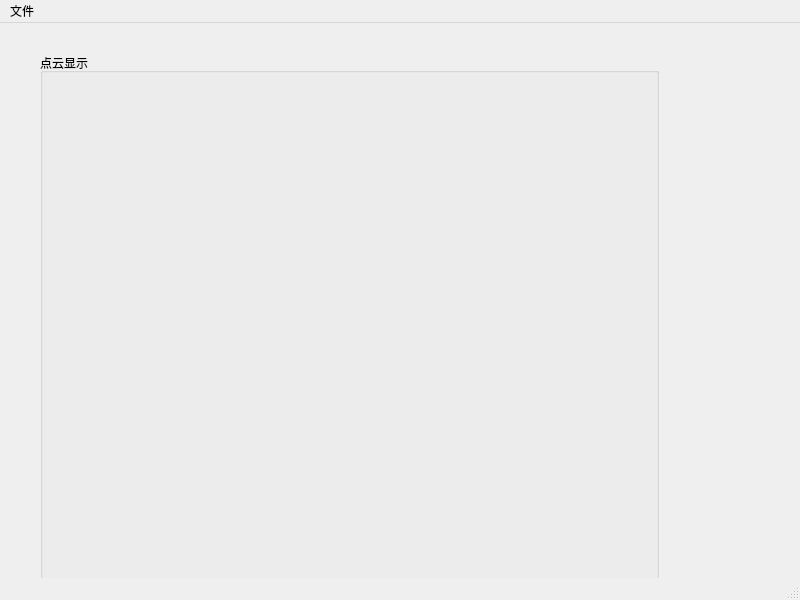
<?xml version="1.0" encoding="UTF-8"?>
<ui version="4.0">
 <class>MainWindow</class>
 <widget class="QMainWindow" name="MainWindow">
  <property name="geometry">
   <rect>
    <x>0</x>
    <y>0</y>
    <width>800</width>
    <height>600</height>
   </rect>
  </property>
  <property name="windowTitle">
   <string>MainWindow</string>
  </property>
  <widget class="QWidget" name="centralwidget">
   <widget class="QGroupBox" name="groupBox">
    <property name="geometry">
     <rect>
      <x>40</x>
      <y>30</y>
      <width>619</width>
      <height>538</height>
     </rect>
    </property>
    <property name="sizePolicy">
     <sizepolicy hsizetype="Expanding" vsizetype="Expanding">
      <horstretch>0</horstretch>
      <verstretch>0</verstretch>
     </sizepolicy>
    </property>
    <property name="title">
     <string>点云显示</string>
    </property>
    <layout class="QVBoxLayout" name="verticalLayout">
     <item>
      <widget class="QVTKOpenGLNativeWidget" name="qvtkWidget" native="true">
       <property name="sizePolicy">
        <sizepolicy hsizetype="Expanding" vsizetype="Expanding">
         <horstretch>0</horstretch>
         <verstretch>0</verstretch>
        </sizepolicy>
       </property>
      </widget>
     </item>
    </layout>
   </widget>
  </widget>
  <widget class="QMenuBar" name="menubar">
   <property name="geometry">
    <rect>
     <x>0</x>
     <y>0</y>
     <width>800</width>
     <height>22</height>
    </rect>
   </property>
   <widget class="QMenu" name="menu">
    <property name="title">
     <string>文件</string>
    </property>
    <addaction name="act_CrreatPoint"/>
   </widget>
   <addaction name="menu"/>
  </widget>
  <widget class="QStatusBar" name="statusbar"/>
  <action name="act_CrreatPoint">
   <property name="text">
    <string>创建点云</string>
   </property>
  </action>
 </widget>
 <customwidgets>
  <customwidget>
   <class>QVTKOpenGLNativeWidget</class>
   <extends>QWidget</extends>
   <header>QVTKOpenGLNativeWidget.h</header>
   <container>1</container>
  </customwidget>
 </customwidgets>
 <resources/>
 <connections/>
</ui>
